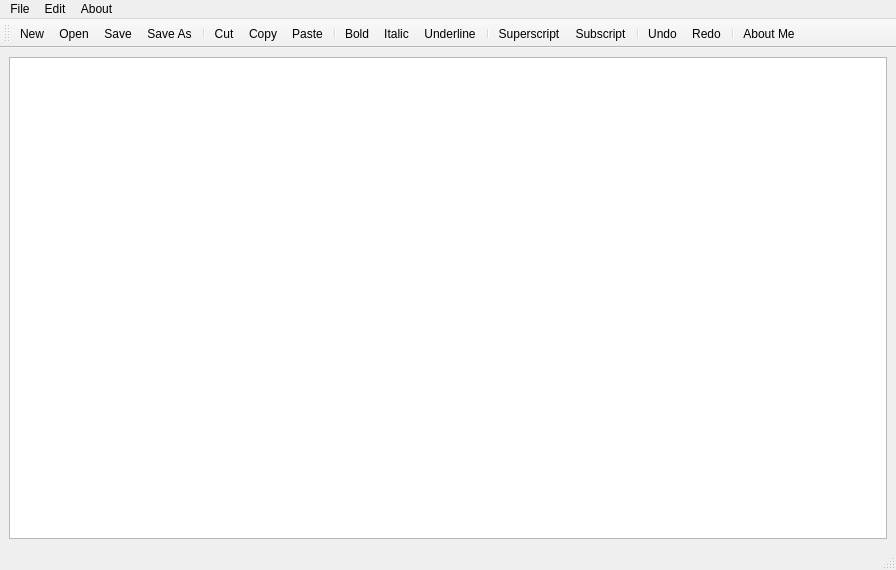
<?xml version="1.0" encoding="UTF-8"?>
<ui version="4.0">
 <class>MainWindow</class>
 <widget class="QMainWindow" name="MainWindow">
  <property name="geometry">
   <rect>
    <x>0</x>
    <y>0</y>
    <width>896</width>
    <height>570</height>
   </rect>
  </property>
  <property name="windowTitle">
   <string>MainWindow</string>
  </property>
  <widget class="QWidget" name="centralwidget">
   <layout class="QHBoxLayout" name="horizontalLayout">
    <item>
     <widget class="QTextEdit" name="text_obj"/>
    </item>
   </layout>
  </widget>
  <widget class="QMenuBar" name="menubar">
   <property name="geometry">
    <rect>
     <x>0</x>
     <y>0</y>
     <width>896</width>
     <height>26</height>
    </rect>
   </property>
   <widget class="QMenu" name="menuFile">
    <property name="title">
     <string>File</string>
    </property>
    <addaction name="actionNew"/>
    <addaction name="actionOpen"/>
    <addaction name="separator"/>
    <addaction name="actionSave"/>
    <addaction name="actionSave_As"/>
   </widget>
   <widget class="QMenu" name="menuEdit">
    <property name="title">
     <string>Edit</string>
    </property>
    <addaction name="actionCut"/>
    <addaction name="actionCopy"/>
    <addaction name="actionPaste"/>
    <addaction name="separator"/>
    <addaction name="actionUndo"/>
    <addaction name="actionRedo"/>
    <addaction name="separator"/>
    <addaction name="actionBold"/>
    <addaction name="actionItalic"/>
    <addaction name="actionUnderline"/>
    <addaction name="separator"/>
    <addaction name="actionSuperscript"/>
    <addaction name="actionSubscript"/>
   </widget>
   <widget class="QMenu" name="menuAbout">
    <property name="title">
     <string>About</string>
    </property>
   </widget>
   <addaction name="menuFile"/>
   <addaction name="menuEdit"/>
   <addaction name="menuAbout"/>
  </widget>
  <widget class="QStatusBar" name="statusbar"/>
  <widget class="QToolBar" name="toolBar">
   <property name="windowTitle">
    <string>toolBar</string>
   </property>
   <attribute name="toolBarArea">
    <enum>TopToolBarArea</enum>
   </attribute>
   <attribute name="toolBarBreak">
    <bool>false</bool>
   </attribute>
   <addaction name="actionNew"/>
   <addaction name="actionOpen"/>
   <addaction name="actionSave"/>
   <addaction name="actionSave_As"/>
   <addaction name="separator"/>
   <addaction name="actionCut"/>
   <addaction name="actionCopy"/>
   <addaction name="actionPaste"/>
   <addaction name="separator"/>
   <addaction name="actionBold"/>
   <addaction name="actionItalic"/>
   <addaction name="actionUnderline"/>
   <addaction name="separator"/>
   <addaction name="actionSuperscript"/>
   <addaction name="actionSubscript"/>
   <addaction name="separator"/>
   <addaction name="actionUndo"/>
   <addaction name="actionRedo"/>
   <addaction name="separator"/>
   <addaction name="actionAbout_Me"/>
  </widget>
  <action name="actionNew">
   <property name="icon">
    <iconset resource="Icons.qrc">
     <normaloff>:/Icons/Images/new.png</normaloff>:/Icons/Images/new.png</iconset>
   </property>
   <property name="text">
    <string>New</string>
   </property>
  </action>
  <action name="actionOpen">
   <property name="icon">
    <iconset resource="Icons.qrc">
     <normaloff>:/Icons/Images/open.png</normaloff>:/Icons/Images/open.png</iconset>
   </property>
   <property name="text">
    <string>Open</string>
   </property>
  </action>
  <action name="actionSave">
   <property name="icon">
    <iconset resource="Icons.qrc">
     <normaloff>:/Icons/Images/save.png</normaloff>:/Icons/Images/save.png</iconset>
   </property>
   <property name="text">
    <string>Save</string>
   </property>
  </action>
  <action name="actionSave_As">
   <property name="icon">
    <iconset resource="Icons.qrc">
     <normaloff>:/Icons/Images/save_as.png</normaloff>:/Icons/Images/save_as.png</iconset>
   </property>
   <property name="text">
    <string>Save As</string>
   </property>
  </action>
  <action name="actionCut">
   <property name="icon">
    <iconset resource="Icons.qrc">
     <normaloff>:/Icons/Images/cut.png</normaloff>:/Icons/Images/cut.png</iconset>
   </property>
   <property name="text">
    <string>Cut</string>
   </property>
  </action>
  <action name="actionCopy">
   <property name="icon">
    <iconset resource="Icons.qrc">
     <normaloff>:/Icons/Images/copy.png</normaloff>:/Icons/Images/copy.png</iconset>
   </property>
   <property name="text">
    <string>Copy</string>
   </property>
  </action>
  <action name="actionPaste">
   <property name="icon">
    <iconset resource="Icons.qrc">
     <normaloff>:/Icons/Images/paste.png</normaloff>:/Icons/Images/paste.png</iconset>
   </property>
   <property name="text">
    <string>Paste</string>
   </property>
  </action>
  <action name="actionUndo">
   <property name="icon">
    <iconset resource="Icons.qrc">
     <normaloff>:/Icons/Images/undo.jpg</normaloff>:/Icons/Images/undo.jpg</iconset>
   </property>
   <property name="text">
    <string>Undo</string>
   </property>
  </action>
  <action name="actionRedo">
   <property name="icon">
    <iconset resource="Icons.qrc">
     <normaloff>:/Icons/Images/redo.png</normaloff>:/Icons/Images/redo.png</iconset>
   </property>
   <property name="text">
    <string>Redo</string>
   </property>
  </action>
  <action name="actionAbout_Me">
   <property name="icon">
    <iconset resource="Icons.qrc">
     <normaloff>:/Icons/Images/about_me.png</normaloff>:/Icons/Images/about_me.png</iconset>
   </property>
   <property name="text">
    <string>About Me</string>
   </property>
  </action>
  <action name="actionBold">
   <property name="icon">
    <iconset resource="Icons.qrc">
     <normaloff>:/Icons/Images/bold.jfif</normaloff>:/Icons/Images/bold.jfif</iconset>
   </property>
   <property name="text">
    <string>Bold</string>
   </property>
  </action>
  <action name="actionItalic">
   <property name="icon">
    <iconset resource="Icons.qrc">
     <normaloff>:/Icons/Images/italic.jpg</normaloff>:/Icons/Images/italic.jpg</iconset>
   </property>
   <property name="text">
    <string>Italic</string>
   </property>
  </action>
  <action name="actionUnderline">
   <property name="icon">
    <iconset resource="Icons.qrc">
     <normaloff>:/Icons/Images/underline.jpg</normaloff>:/Icons/Images/underline.jpg</iconset>
   </property>
   <property name="text">
    <string>Underline</string>
   </property>
  </action>
  <action name="actionSuperscript">
   <property name="icon">
    <iconset resource="Icon2.qrc">
     <normaloff>:/Image2/Images/sup.png</normaloff>:/Image2/Images/sup.png</iconset>
   </property>
   <property name="text">
    <string>Superscript</string>
   </property>
  </action>
  <action name="actionSubscript">
   <property name="icon">
    <iconset resource="Icon2.qrc">
     <normaloff>:/Image2/Images/sub.jpg</normaloff>:/Image2/Images/sub.jpg</iconset>
   </property>
   <property name="text">
    <string>Subscript</string>
   </property>
  </action>
 </widget>
 <resources>
  <include location="Icons.qrc"/>
  <include location="Icon2.qrc"/>
 </resources>
 <connections/>
</ui>
